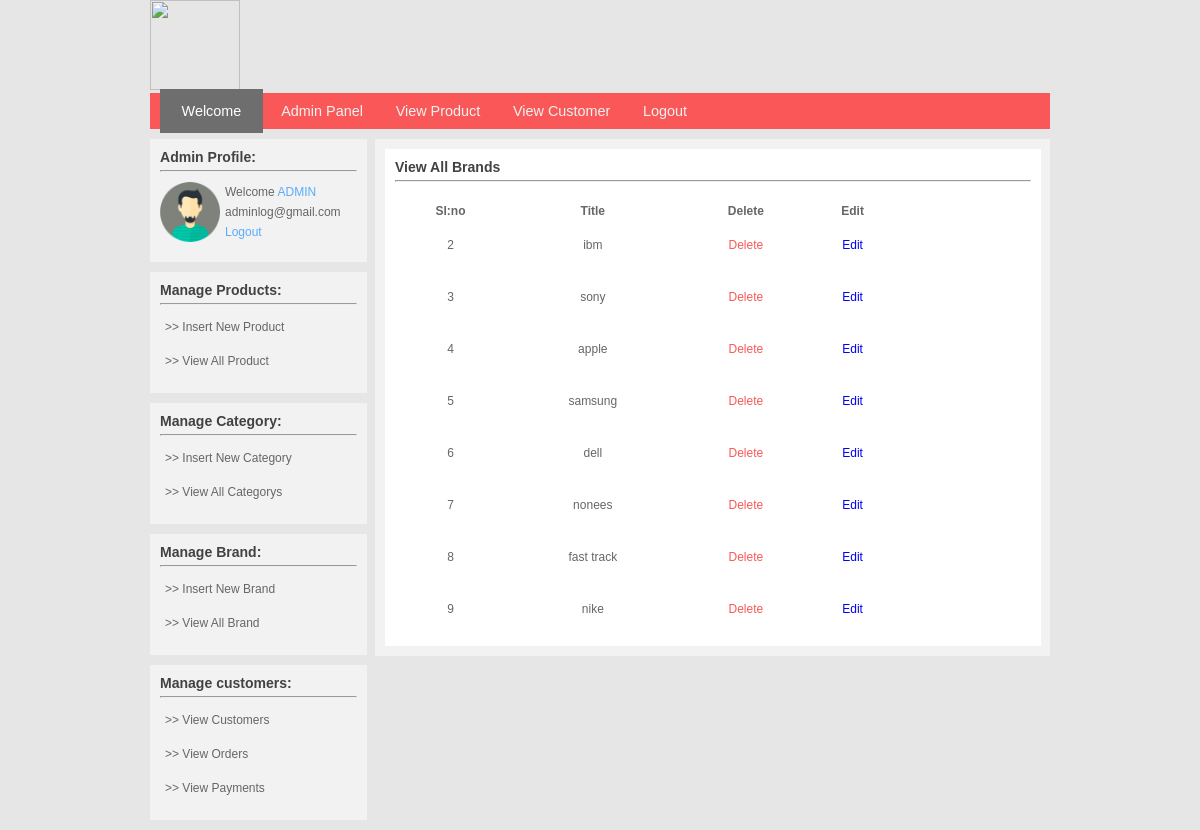
/e-commerce/admin_area/index.php?view_brand (signed in), run on the app's committed database.
### tables this page shows
CREATE TABLE IF NOT EXISTS `brands` (
  `brand_id` int(100) NOT NULL,
  `brand_title` text NOT NULL
);

### e-commerce/admin_area/includes/admin_view_brand.php (the view)
<div id="cart_content">
	<div id="cart_inside">
		<h3>View All Brands</h3>
		<hr/>
		<?php
		$select = $conn->query("select * from brands");
		if($select->num_rows>0){
			$pro_array = array();
			while($rows = $select->fetch_assoc()){
				$pro_array[] = $rows;
			}
		}
		?>
		<table align="center" style="margin-top:20px;" width="500px">
				<thead style="font-style:bold">
					<th>Sl:no</th>
					<th>Title</th>
					<th>Delete</th>
					<th>Edit</th>
				</thead>
				<tbody>
				<?php if(count($pro_array)){
					foreach ($pro_array as $product){
				?>
					<tr style="height:50px;">
						<td align="center" valign="middle">
							<?php echo $product['brand_id'];?>
						</td>
						<td align="center">
							<?php echo $product['brand_title'];?>
						</td>
						<td align="center" valign="middle">
							<a href="index.php?brand_delete_id=<?php echo $product['brand_id'];?>" style="text-decoration:none;color:#FA5858">Delete</a>
						</td>
						<td align="center" valign="middle">
							<a href="index.php?brand_update_id=<?php echo $product['brand_id'];?>" style="text-decoration:none;">Edit</a>
						</td>
					</tr>
					<?php
					}
				}
				?>
			</tbody>
		</table>
	</div>
</div>

### e-commerce/template/admin_sidebar.php
<?php
if(isset($_SESSION['admin_login'])){
	$c_email = $_SESSION['admin_login'];
	$select = $conn->query("select * from admin where user_email = '$c_email'");
	if($select->num_rows>0){
		$user_array = array();
		while($row = $select->fetch_assoc()){
			$user_array[] = $row;
		}
	}
		if(count($user_array)){
			foreach($user_array as $c_data){
?>
		<div id="side_bar">
				<h3>Admin Profile:</h3>
					<hr/>
					<div class="customer_inside">
						<img id="user" src="../admin_area/admin_img/admin_2.png" width="60" height="60" />
						Welcome <b style='color:#58ACFA'>ADMIN</b> <?php echo $c_data['user_email']; ?>
						<b><a href='../admin_area/includes/admin_logout.php' style='text-decoration:none;color:#58ACFA'>  Logout</a></b>
						<br/>
					</div>
				</div>
				<div id="side_bar">
					<h3>Manage Products:</h3>
					<hr/>
					<ul>
						<li><a href="index.php?insert_product"> >> Insert New Product</a></li>
						<li><a href="index.php?view_product"> >> View All Product</a></li>
					</ul>
				</div>
				<div id="side_bar">
					<h3>Manage Category:</h3>
					<hr/>
					<ul>
						<li><a href="index.php?insert_category"> >> Insert New Category</a></li>
						<li><a href="index.php?view_category"> >> View All Categorys</a></li>
					</ul>
				</div>
				<div id="side_bar">
					<h3>Manage Brand:</h3>
					<hr/>
					<ul>
						<li><a href="index.php?insert_brand"> >> Insert New Brand</a></li>
						<li><a href="index.php?view_brand"> >> View All Brand</a></li>
					</ul>
					</div>
				<div id="side_bar">
					<h3>Manage customers:</h3>
					<hr/>
					<ul>
						<li><a href="index.php?view_customers"> >> View Customers</a></li>
						<li><a href="index.php?view_orders"> >> View Orders</a></li>
						<li><a href="index.php?view_payment"> >> View Payments</a></li>
					</ul>
				</div>
<?php
			}
		}
	}
?>

### e-commerce/admin_area/styles/style.css (style rules this page uses)
html, body, div, span, applet, object, iframe, h1, h2, h4, h5, h6, p, blockquote, pre, a, abbr, acronym, address, big, cite, code, del, dfn, em, img, ins, kbd, q, s, samp, small, strike, strong, sub, sup, tt, var, b,u, i, center, dl, dt, dd, ol, ul, li, fieldset, form, label, legend, article, aside, canvas, details, embed, figure, figcaption, footer, header, hgroup, menu, nav, output, ruby, section, summary, time, mark, audio, video { margin: 0; padding: 0; border: 0; font-size: 100%; font: inherit; vertical-align: baseline; }
h3 { margin-bottom: 5px; color: #424242; }
* { margin: 0px; padding: 0px; }
body { font-family: arial; font-size: 12px; background-color:#E6E6E6; color: #666666; }
#user { float: left; margin-right: 5px; }
#side_bar { background-color: #F2F2F2; padding: 10px; margin-right: 8px; margin-bottom: 10px; }
#side_bar ul li { margin-bottom: 10px; text-align: left; padding: 5px; }
#side_bar ul li a { color: #666666; text-decoration: none; }
.customer_inside { line-height: 20px; font-size: 12px; margin-bottom: 10px; }
hr { margin-bottom: 10px; }
#cart_content { background-color: #F2F2F2; width: 98%; height: auto; padding: 10px; }
#cart_inside { background-color: white; padding: 10px; }

### data on the page
brands: brand_id "2", brand_title "ibm"
brands: brand_id "3", brand_title "sony"
brands: brand_id "4", brand_title "apple"
brands: brand_id "5", brand_title "samsung"
brands: brand_id "6", brand_title "dell"
brands: brand_id "7", brand_title "nonees"
brands: brand_id "8", brand_title "fast track"
brands: brand_id "9", brand_title "nike"

### other printed values
$c_data['user_email'] "adminlog@gmail.com"
